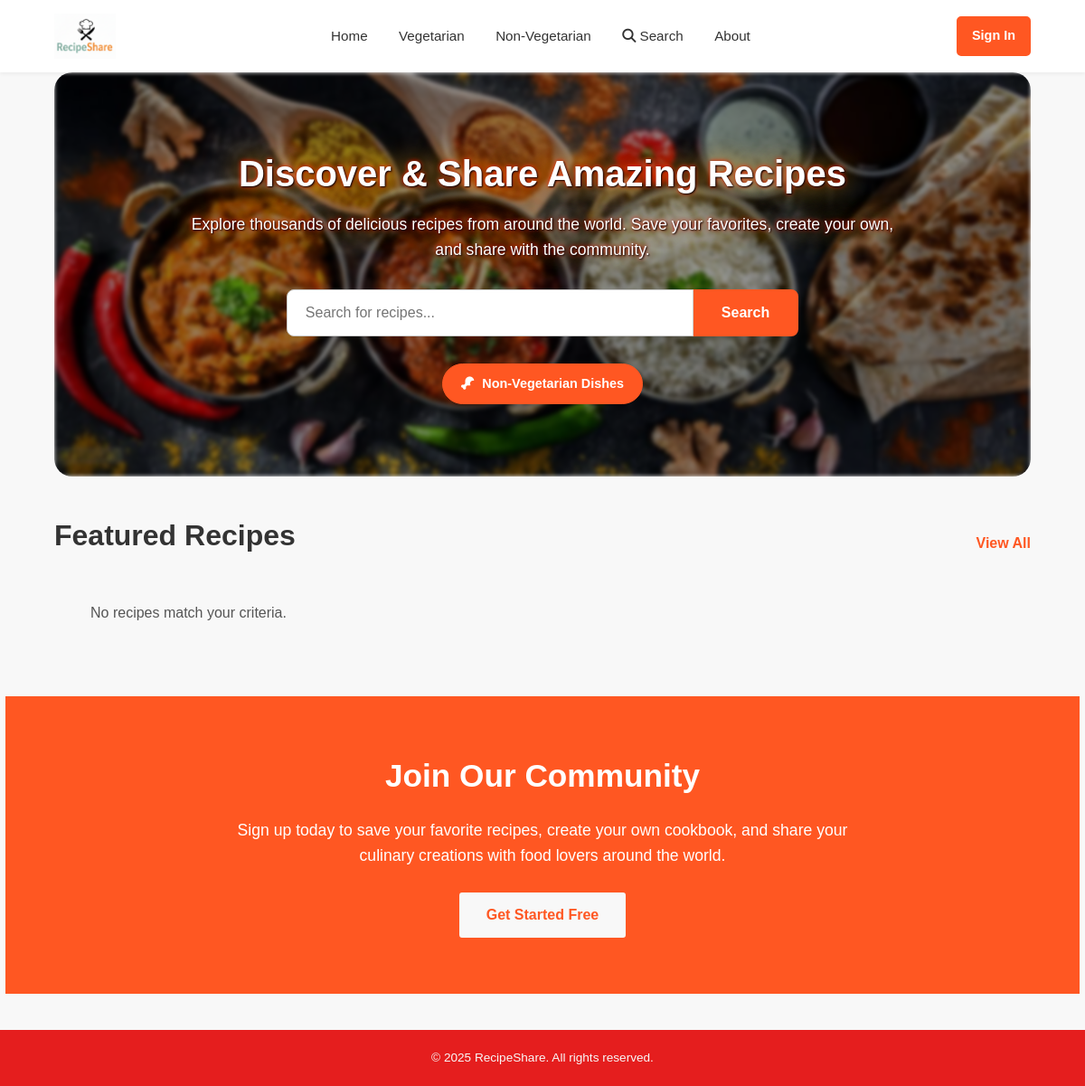
The page /?category=veg on the database as committed earlier.
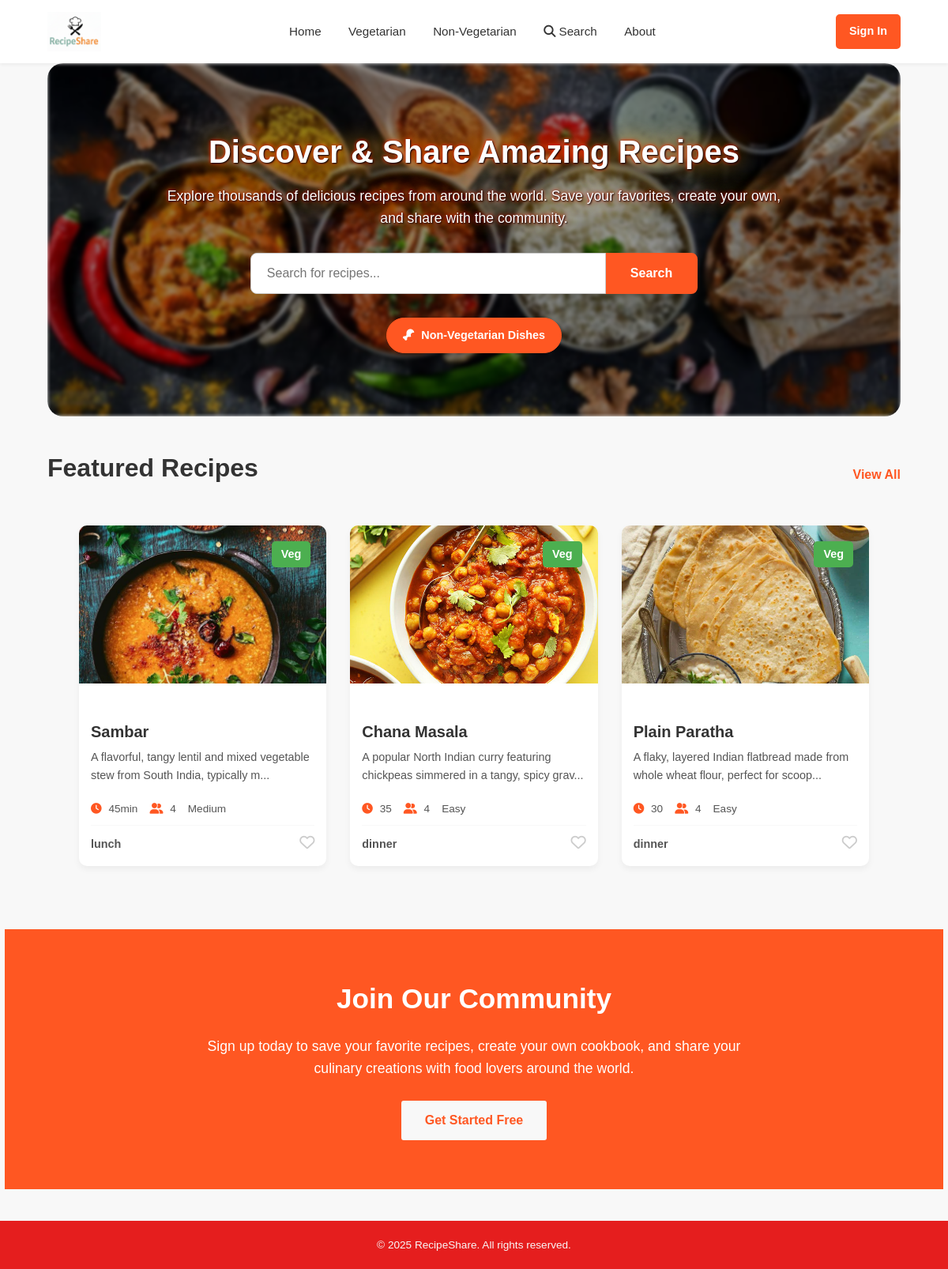
The same page on the database as committed later.
### recipes/models.py (models this page shows, shortened)
class Recipe(models.Model):
    CATEGORY_CHOICES = [
        ('veg', 'Veg'),
        ('non-veg', 'Non-Veg'),
    ]
    MEAL_CHOICES = [
        ('breakfast', 'Breakfast'),
        ('lunch', 'Lunch'),
        ('dinner', 'Dinner'),
    ]
    RECIPE_TYPE_CHOICES = [
        ('sweet', 'Sweet'),
        ('meals', 'Meals'),
        ('side', 'Side Dish'),
        ('snacks', 'Snacks'),
    ]
    DIFFICULTY_CHOICES = [
        ('easy', 'Easy'),
        ('medium', 'Medium'),
        ('hard', 'Hard'),
    ]
    name = models.CharField(max_length=200)
    short_description = models.TextField()
    instructions = models.TextField()
    image = models.ImageField(upload_to='recipes/')
    category = models.CharField(max_length=20, choices=CATEGORY_CHOICES)
    meal_time = models.CharField(max_length=20, choices=MEAL_CHOICES)
    recipe_type = models.CharField(max_length=20, choices=RECIPE_TYPE_CHOICES)
    created_by = models.ForeignKey(User, on_delete=models.CASCADE)
    cook_time = models.CharField(
        max_length=50,
        help_text="e.g., '25 min', '1 hr 15 min'"
    )
    servings = models.IntegerField(
        default=4,
        help_text="Number of people this recipe serves"
    )
    difficulty = models.CharField(
        max_length=20,
        choices=DIFFICULTY_CHOICES,
        default='easy'
    )
    cuisine = models.CharField(
        max_length=100,
        help_text="e.g., 'Mediterranean', 'Indian', 'Italian'"
    )

### recipes/views.py (the view)
# urls.py: 2. Add a URL to urlpatterns:  path('', views.home, name='home')
def home(request):
    recipes = Recipe.objects.all()
    category = request.GET.get("category")
    meal_time = request.GET.get("meal_time")
    recipe_type = request.GET.get("recipe_type")
    if category:
        recipes = recipes.filter(category=category)
    if meal_time:
        recipes = recipes.filter(meal_time=meal_time)
    if recipe_type:
        recipes = recipes.filter(recipe_type=recipe_type)
    if request.user.is_authenticated:
        favorite_recipes_ids = Favorite.objects.filter(user=request.user).values_list('recipe_id', flat=True)
        for recipe in recipes:
            recipe.is_favorite = recipe.id in favorite_recipes_ids
    else:
        for recipe in recipes:
            recipe.is_favorite = False
    return render(request, "recipes/home.html", {"recipes": recipes})

### recipes/templates/recipes/home.html (shortened to what this page needs)
{% extends 'base.html' %} {% load static %}  {% block content %}
<div class="hero-section">
  <div class="hero-content">
    <h1 class="discover-title">Discover & Share Amazing Recipes</h1>
    <p class="hero-description">
      Explore thousands of delicious recipes from around the world. Save your
      favorites, create your own, and share with the community.
    </p>
    <form method="GET" class="main-search-form">
      <div class="search-input-wrapper">
        <input
          type="text"
          name="q"
          id="recipe-search-input"
          placeholder="Search for recipes..."
          class="search-input"
          value="{{ request.GET.q|default:'' }}"
          onkeyup="filterRecipes()"
        />
      </div>
      <button type="submit" class="btn search-btn">Search</button>
    </form>
    <div class="quick-filters">
       {% if request.GET.category != 'non-veg' %}
      <a
        href="{% url 'home' %}?category=non-veg"
        class="btn filter-btn non-veg-btn"
        ><i class="fas fa-drumstick-bite"></i> Non-Vegetarian Dishes</a
      >
      {% endif %}
    </div>
  </div>
</div>
<section class="featured-recipes-section">
  <div class="section-header">
    <h2 class="featured-title">Featured Recipes</h2>
    <a href="{% url 'home' %}" class="view-all-link">View All</a>
  </div>
  <div class="card-grid" id="recipe-card-grid">
    {% for r in recipes %}
    <div class="card" data-name="{{ r.name|lower }}">
      <a href="{% url 'recipe_detail' id=r.id %}" class="image-link">
        <div class="image-container">
          <img src="{{ r.image.url }}" alt="{{ r.name }}" />
          <span class="category-tag {{ r.category }}"
            >{{ r.get_category_display }}</span
          >
        </div>
      </a>
      <div class="card-body">
        <h3><a href="{% url 'recipe_detail' id=r.id %}">{{ r.name }}</a></h3>
        <p class="description">{{ r.short_description|slice:":80" }}...</p>
        <div class="card-meta">
          <span class="meta-item">
            <i class="fas fa-clock"></i> {{ r.cook_time }}
          </span>
          <span class="meta-item">
            <i class="fas fa-user-friends"></i> {{ r.servings }}
          </span>
          <span class="meta-item"> {{ r.get_difficulty_display }} </span>
        </div>
        <div class="card-footer">
          <span class="recipe-cuisine">{{ r.meal_time }}</span>
          <a
            href="javascript:void(0);"
            onclick="toggleFavorite(event, {{ r.id }})"
            class="favorite-icon"
            id="favorite-icon-{{ r.id }}"
          >
            {% if user.is_authenticated and r.is_favorite %}
            <i class="fas fa-heart" style="color: red"></i>
            {% else %}
            <i class="far fa-heart"></i>
            {% endif %}
          </a>
        </div>
      </div>
    </div>
    {% empty %}
    <p class="no-recipes" id="no-recipes-message">
      No recipes match your criteria.
    </p>
    {% endfor %}
  </div>
</section>
<div class="join-community-banner">
  <div class="banner-content">
    <h2>Join Our Community</h2>
    <p>
      Sign up today to save your favorite recipes, create your own cookbook, and
      share your culinary creations with food lovers around the world.
    </p>
    <a href="{% url 'register' %}" class="btn get-started-btn"
      >Get Started Free</a
    >
  </div>
</div>
{% endblock %}

### templates/base.html (shortened to what this page needs)
{% load static %}
<!DOCTYPE html>
<html lang="en">
<head>
    <link rel="stylesheet" href="{% static 'style.css' %}">
    <link rel="stylesheet" href="https://cdnjs.cloudflare.com/ajax/libs/font-awesome/6.5.2/css/all.min.css">
</head>
<body class="{% if '/accounts/' in request.path %}auth-page-body{% endif %}">
{% if '/accounts/login/' not in request.path and '/accounts/signup/' not in request.path %}
    <header class="navbar">
        <div class="logo">
            <a href="{% url 'home' %}" style="text-decoration: none; display: flex; align-items: center; color: inherit;">
            <img src="{% static 'images/recipe-logo.png' %}" alt="RecipeShare" style="height: 50px; width: auto; margin-right: 10px;">
        </a>
        </div>
        <nav>
            <a href="{% url 'home' %}" class="nav-item">Home</a>
            <a href="{% url 'home' %}?category=veg" class="nav-item">Vegetarian</a>
            <a href="{% url 'home' %}?category=non-veg" class="nav-item">Non-Vegetarian</a>
            <a href="{% url 'home' %}" class="nav-item"><i class="fas fa-search"></i> Search</a>
            <a class="nav-link" href="{% url 'about' %}">About</a>
        </nav>
        <div class="auth-buttons">
            {% if user.is_authenticated %}
                <a href="{% url 'profile' %}" class="btn user-profile-btn">
                    <i class="far fa-user"></i> {{ user.username }}
                </a>
            {% else %}
                <a href="{% url 'login' %}" class="btn sign-in-btn">Sign In</a>
            {% endif %}
        </div>
    </header>
    <main>
{% endif %}
    {% block content %}{% endblock %}
{% if '/accounts/login/' not in request.path and '/accounts/signup/' not in request.path %}
    </main>
    <footer>
        <p>&copy; 2025 RecipeShare. All rights reserved.</p>
    </footer>
{% endif %}
</body>
</html>

Rows that differ between the two databases and show on the page:
added Recipe: image (picture), category "Veg", name "Sambar", short_description "A flavorful, tangy lentil and mixed vegetable stew from South India, typically m", cook_time "45min", servings "4", difficulty "Medium", meal_time "lunch"
added Recipe: image (picture), category "Veg", name "Chana Masala", short_description "A popular North Indian curry featuring chickpeas simmered in a tangy, spicy grav", cook_time "35", servings "4", difficulty "Easy", meal_time "dinner"
added Recipe: image (picture), category "Veg", name "Plain Paratha", short_description "A flaky, layered Indian flatbread made from whole wheat flour, perfect for scoop", cook_time "30", servings "4", difficulty "Easy", meal_time "dinner"
Other text that changed with them:
text no longer shown: "No recipes match your criteria."
